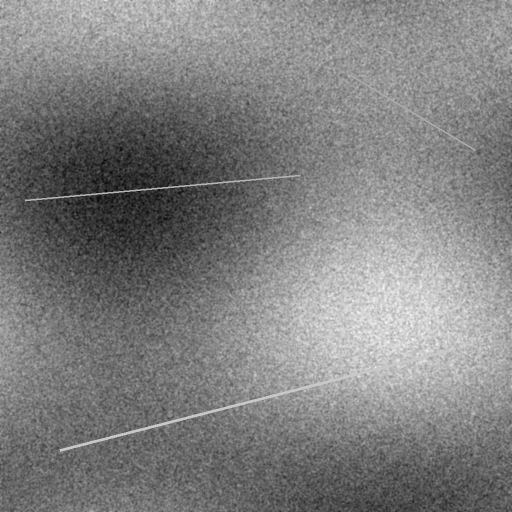
#> input picture data/satellite_images/solonytsivka_may2022_sar.png, 1024 x 1024 px (shown at 1/2 size)
$ jupyter execute --allow-errors sar_overlay_blended.ipynb
#> lines starting #> are read from the running program, lines starting #| are printed output that depends on the picture
[cell 1]
import cv2
import numpy as np
from PIL import Image, ImageDraw
from scipy.ndimage import gaussian_filter, label, find_objects
import matplotlib.pyplot as plt
import os

# This script analyzes Sentinel-1 SAR images from May and June 2022 to detect changes,
# creates annotated overlays on a context image, and generates a markdown intelligence report.

# === STEP 1: Load and Normalize SAR Images ===
def load_and_preprocess(path):
    img = cv2.imread(path, cv2.IMREAD_GRAYSCALE)
#> img is the input picture: shape (1024, 1024); min 0, max 255, mean 127.6
    img = gaussian_filter(img, sigma=1)
    img = np.clip(img, np.percentile(img, 5), np.percentile(img, 95))
    return ((img - img.min()) / (img.max() - img.min()) * 255).astype(np.uint8)
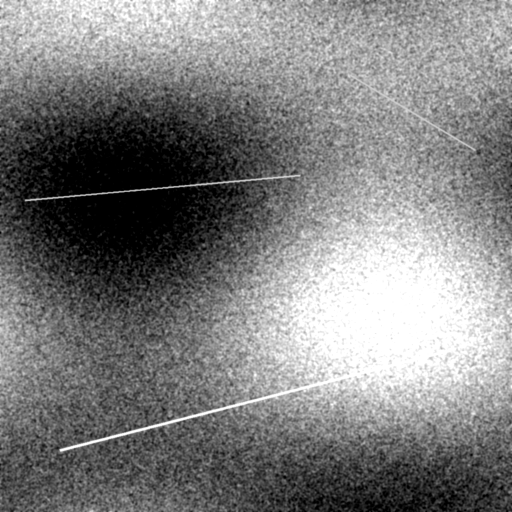
#> returned value: shape (1024, 1024) (shown at 1/2 size); min 0, max 255, mean 126.4

sar_may = load_and_preprocess("../data/satellite_images/solonytsivka_may2022_sar.png")
sar_jun = load_and_preprocess("../data/satellite_images/solonytsivka_jun2022_sar.png")
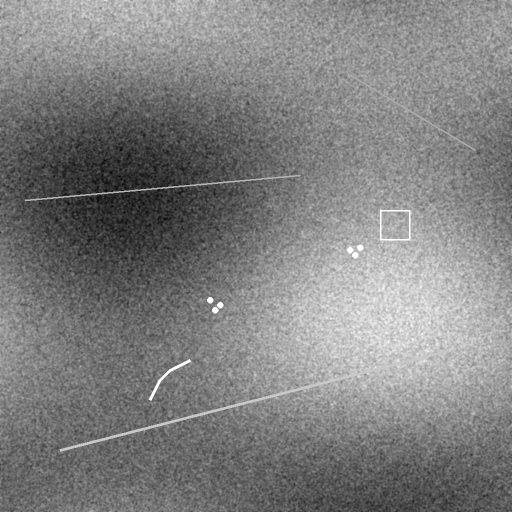
#> input picture data/satellite_images/solonytsivka_jun2022_sar.png, 1024 x 1024 px (shown at 1/2 size)
#> in load_and_preprocess, img is the input picture: shape (1024, 1024); min 0, max 255, mean 127.8

# === STEP 2: Compute Difference ===
sar_diff = cv2.absdiff(sar_jun, sar_may)
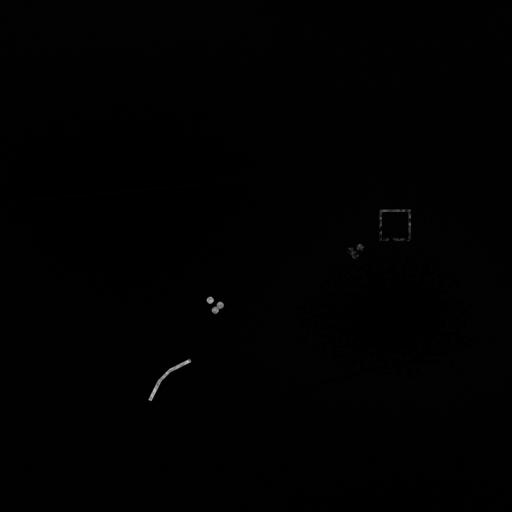
#> sar_diff: shape (1024, 1024) (shown at 1/2 size); min 0, max 201, mean 1.1

# Optional: Save heatmap
plt.imshow(sar_diff, cmap="inferno")
plt.title("SAR Difference Heatmap")
plt.axis("off")
plt.savefig("../data/output/change_maps/sar_diff_heatmap_blendonly.png")

# === STEP 3: Overlay with True/False Color ===
truecolor_path = "../data/satellite_images/solonytsivka_jun2022_truecolor.png"
falsecolor_path = "../data/satellite_images/solonytsivka_jun2022_falsecolorurban.png"

def blend_overlay(base_path, diff_map, label, out_name):
    # Load the base image (high-res EO Browser export)
    base = cv2.imread(base_path)
    h, w = base.shape[:2]

    # Resize SAR diff map up to match the base image dimensions
    diff_resized = cv2.resize(diff_map, (w, h), interpolation=cv2.INTER_CUBIC)

    # Create color heatmap from SAR differences
    diff_color = cv2.applyColorMap(diff_resized, cv2.COLORMAP_INFERNO)

    # Blend with more subtle transparency for clarity
    blend = cv2.addWeighted(base, 0.75, diff_color, 0.45, 0)

    # Save high-res blended overlay
    out_path = f"../data/output/change_maps/{out_name}"
    cv2.imwrite(out_path, blend)
    print(f"High-resolution blended overlay saved: {out_path}")
    return blend


#> (the rest of this cell did not finish here and is left out)
